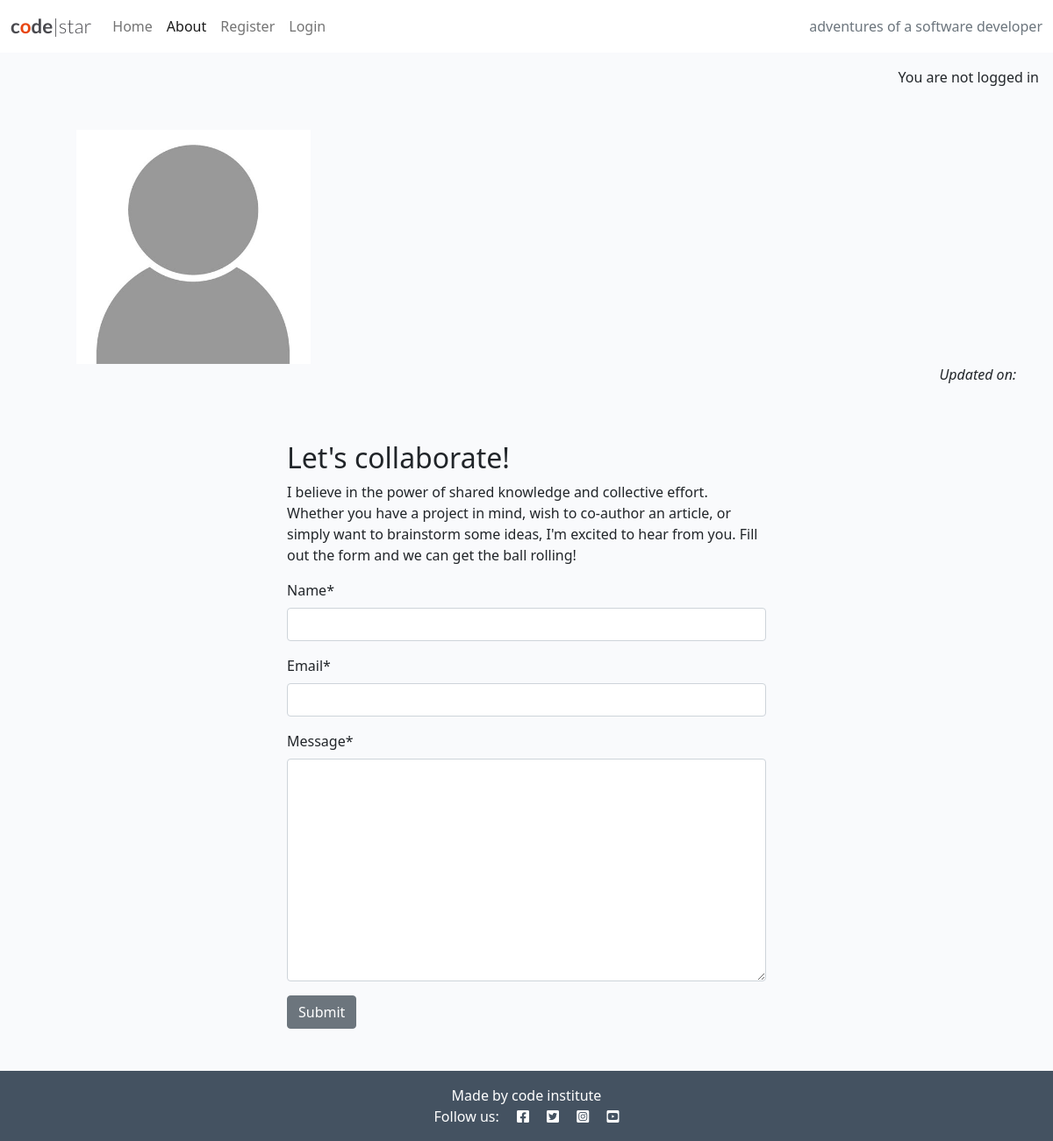
/about/, run on an earlier commit of the app's database.
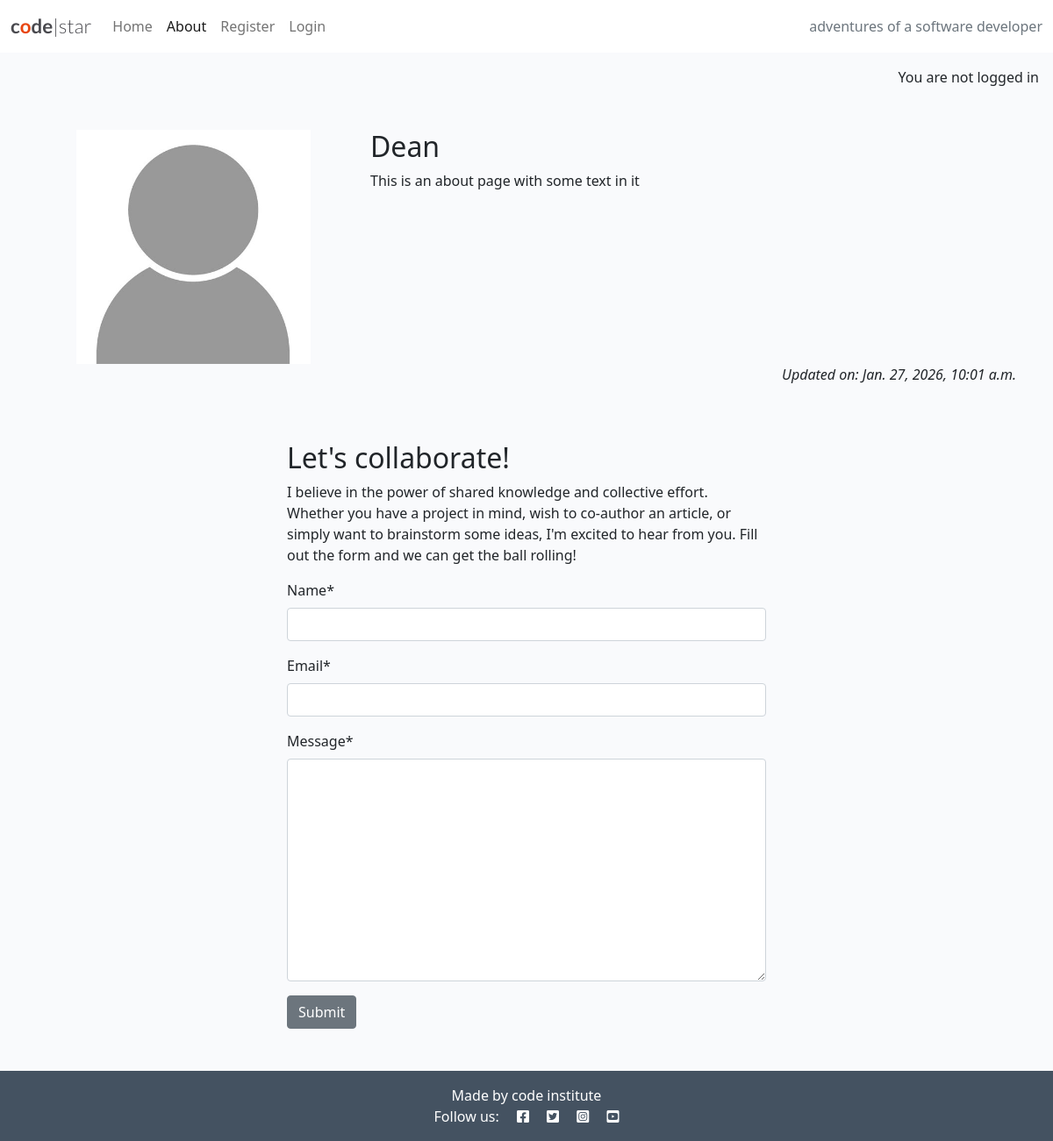
And on a later commit of the database.
### about/models.py (models this page shows, shortened)
class About(models.Model):
    title = models.CharField(max_length=200)
    updated_on = models.DateTimeField(auto_now=True)
    content = models.TextField()

### about/views.py (the view)
# urls.py: path('', views.about_me, name='about'),
def about_me(request):
    about = About.objects.all().order_by('-updated_on').first()
    if request.method == "POST":
        collaborate_form = CollaborateForm(data=request.POST)
        if collaborate_form.is_valid():
            collaborate_request = collaborate_form.save(commit=False)
            collaborate_request.read = False
            collaborate_request.save()
            messages.add_message(
                request, messages.SUCCESS,
                'Collaboration request received! I endeavor to respond within 2 working days.'
            )
            collaborate_form = CollaborateForm()
        else:
            collaborate_form = CollaborateForm()
    else:
        collaborate_form = CollaborateForm()
    return render(
        request,
        "about/about.html",
        {"about": about,
        "collaborate_form": collaborate_form},
    )

### about/forms.py
class CollaborateForm(forms.ModelForm):
    class Meta:
        model = CollaborateRequest
        fields = ('name', 'email', 'message')

### about/templates/about/about.html (shortened to what this page needs)
{% extends 'base.html' %}
{% load static %}
{% load crispy_forms_tags %}
{% block content %}
<div class="container mt-5">
    <div class="row">
        <div class="col-12 col-md-4 text-center">
            <img src="{% static 'images/nobody.jpg' %}" width="75%">
        </div>
        <div class="col-12 col-md-8">
            <h2>{{ about.title }}</h2>
            {{ about.content | safe }}
        </div>
    </div>
    <div class="row">
        <div class="col text-right">
          <p class="text-end"><em>Updated on: {{ about.updated_on }}</em></p>
        </div>
    </div>
    <div class="row justify-content-center">
        <div class="col-12 col-md-6 my-5">
            <h2>Let's collaborate!</h2>
            <p>I believe in the power of shared knowledge and collective effort.
                Whether you have a project in mind, wish to co-author
                an article, or simply want to brainstorm some ideas,
                I'm excited to hear from you. Fill out the form
                and we can get the ball rolling!</p>
      <form method="post">
        {{ collaborate_form | crispy }}
        <button class="btn btn-secondary"
          type="submit">Submit</button>
      </form>
    </div>
  </div>
</div>
{% endblock content %}

### templates/base.html (shortened to what this page needs)
{% load static %}
{% url 'home' as home_url %}
{% url 'about' as about_url %}
{% url 'account_login' as login_url %}
{% url 'account_signup' as signup_url %}
{% url 'account_logout' as logout_url %}
<!DOCTYPE html>
<html class="h-100" lang="en">
<head>
    <link rel="stylesheet" href="https://cdnjs.cloudflare.com/ajax/libs/font-awesome/5.15.3/css/all.min.css">
    <link href="https://cdn.jsdelivr.net/npm/bootstrap@5.0.1/dist/css/bootstrap.min.css" rel="stylesheet"
>
    <link rel="stylesheet" href="{% static 'css/style.css' %}">
</head>
<body class="d-flex flex-column h-100 main-bg">
    <nav class="navbar navbar-expand-lg navbar-light bg-white">
        <div class="container-fluid">
            <a class="navbar-brand" href="{% url 'home' %}"><span class="brand">c<span class="red-o">o</span>de<span
                        class="thin">|star</span></span></a>
            <div class="collapse navbar-collapse" id="navbarText">
                <ul class="navbar-nav me-auto mb-2 mb-lg-0">
                    <li class="nav-item">
                        <a class="nav-link {% if request.path == home_url %}active{% endif %}" aria-current="page"
                            href="{%  url 'home'  %}">Home</a>
                    </li>
                    <li class="nav-item">
              <a
                class="nav-link
                {% if request.path == about_url %}active{%endif%}"
                aria-current="page"
                href="{% url 'about' %}"
                >About</a
              >
            </li>
            {% if user.is_authenticated %}
<li class="nav-item">
	<a class="nav-link {% if request.path == logout_url %}active{% endif %}" aria-current="page" href="{% url 'account_logout' %}">Logout</a>
</li>
{% else %}
<li class="nav-item">
	<a class="nav-link {% if request.path == signup_url %}active{% endif %}" aria-current="page"
		href="{% url 'account_signup' %}">Register</a>
</li>
<li class="nav-item">
	<a class="nav-link {% if request.path == login_url %}active{% endif %}" aria-current="page" href="{% url 'account_login' %}">Login</a>
</li>
{% endif %}
                </ul>
                <span class="navbar-text text-muted">
                    adventures of a software developer
                </span>
            </div>
        </div>
    </nav>
    <main class="flex-shrink-0 main-bg">
            {% if user.is_authenticated %}
    <p class="text-end m-3">You are logged in as {{ user }}</p>
    {% else %}
    <p class="text-end m-3">You are not logged in</p>
    {% endif %}
        {% block content %}{% endblock content %}
    </main>
    <footer class="footer mt-auto py-3 dark-bg">
        <p class="m-0 text-center text-white">{% block copyright %} Made by code institute        {% endblock copyright %}</p>
        <p class="m-0 text-center text-white">Follow us: <i class="fab fa-facebook-square ms-3"></i>
            <i class="fab fa-twitter-square ms-3"></i>
            <i class="fab fa-instagram-square ms-3"></i>
            <i class="fab fa-youtube-square ms-3"></i>
        </p>
    </footer>
</body>
</html>

### static/css/style.css (style rules this page uses)
body { background-color: #F9FAFC; }
.brand { font-family: Lato, sans-serif; font-size: 1.4rem; font-weight: 700; color: #4A4A4F; }
.red-o { color: #E84610; }
.thin { font-weight: 300; }
.dark-bg { background-color: #445261; }
.main-bg { background-color: #F9FAFC; }

What changed in the data, as far as the page shows it:
added About: title "Dean", content "This is an about page with some text in it", updated_on "Jan. 27, 2026, 10:01 a.m."
